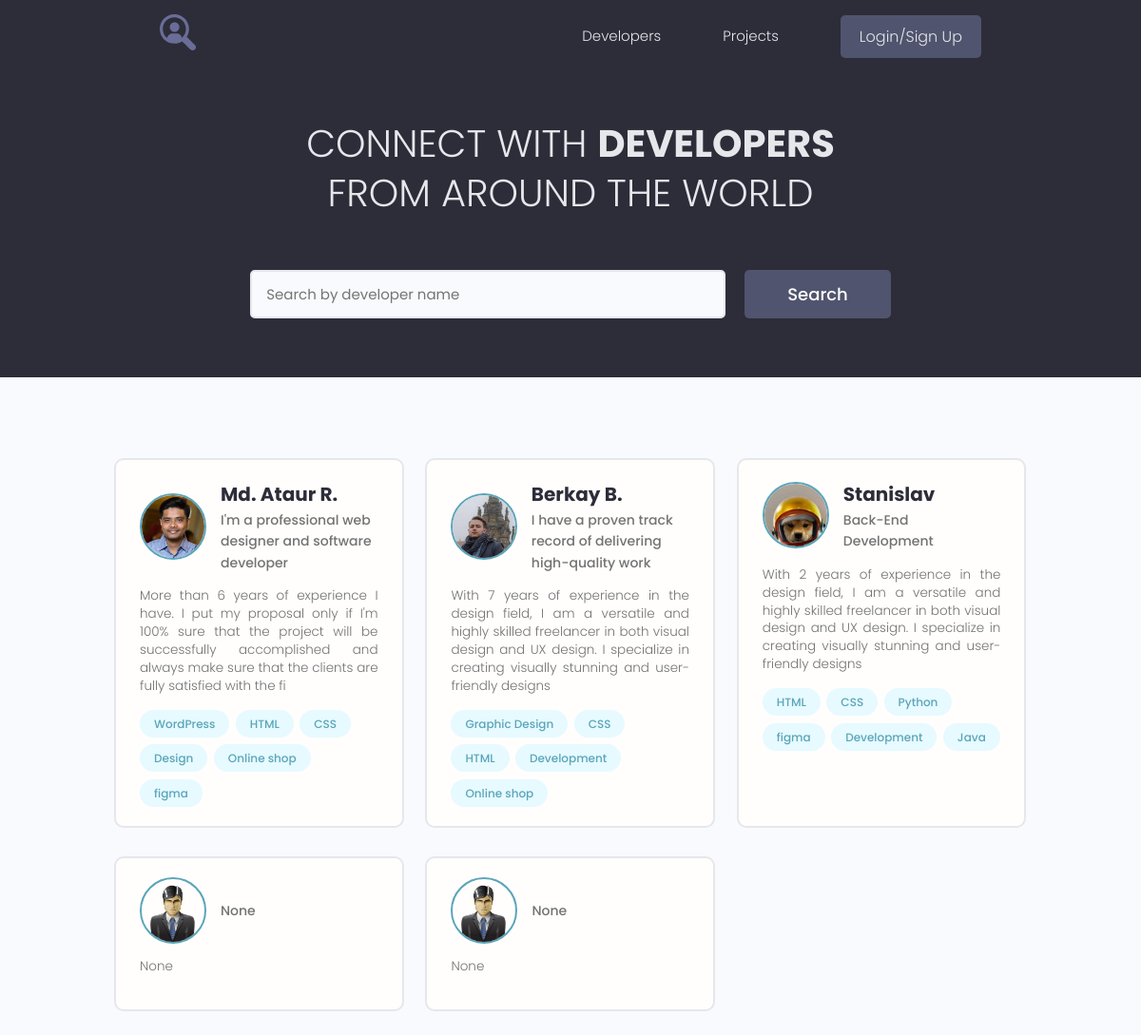
Before: / with the older database file.
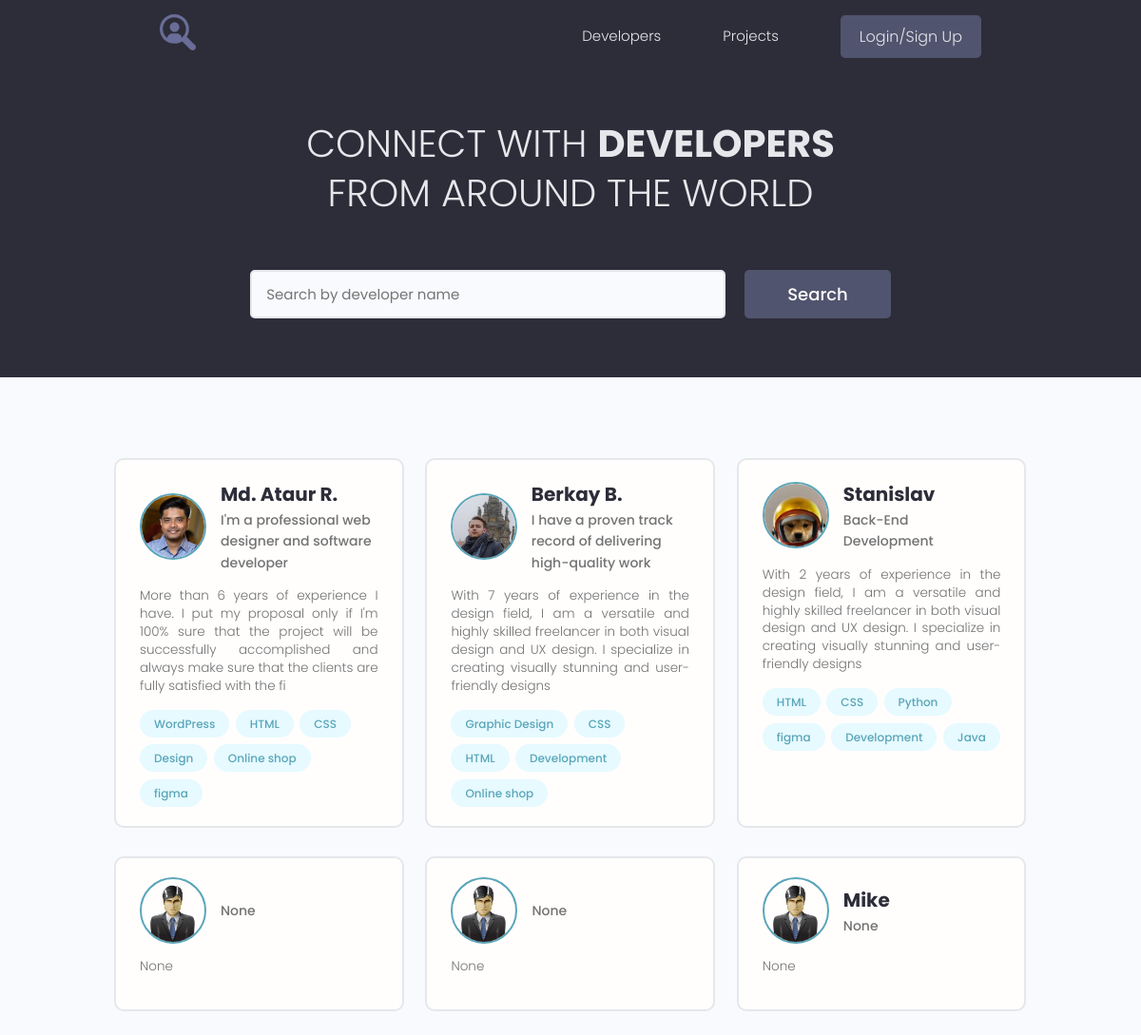
After: the same page with the newer database file.
### users/models.py (models this page shows, shortened)
class Profile(models.Model):
    user = models.OneToOneField(User, on_delete=models.CASCADE, null=True, blank=True)  # Один профиль пользователя может быть связан с одним зарегистрированным пользователем, у которого могут быть проекты и т.д. Что бы одна регистрационная учётка соответствовала одному профилю пользователя.
    name = models.CharField(max_length=200, blank=True, null=True)
    email = models.EmailField(max_length=500, blank=True, null=True)  # что бы у него проходила валидация от самого django
    username = models.CharField(max_length=200, blank=True, null=True)
    short_info = models.CharField(max_length=200, blank=True, null=True)  # краткое описание
    bio = models.TextField(blank=True, null=True)
    profile_image = models.ImageField(blank=True, null=True, upload_to='profiles/', default='profiles/user-default.png')
    social_github = models.CharField(max_length=200, blank=True, null=True)
    social_youtube = models.CharField(max_length=200, blank=True, null=True)
    social_website = models.CharField(max_length=200, blank=True, null=True)
    created = models.DateTimeField(auto_now_add=True)

class Skill(models.Model):
    owner = models.ForeignKey(Profile, on_delete=models.CASCADE, null=True, blank=True)  # Владелец скилов.
    name = models.CharField(max_length=200, blank=True, null=True)  # имя самого навыка
    description = models.TextField(blank=True, null=True)
    created = models.DateTimeField(auto_now_add=True)
    def __str__(self):
        return f'{self.name}'

### users/views.py (the view)
# urls.py: path('', views.profiles, name='profiles'),
def profiles(request):
    prof, search_query = search_profiles(request)  # будет возвращать кортеж с данными, распаковываем в две переменные
    context = {
        'profiles': prof,
        'search_query': search_query
    }
    return render(request, 'users/index.html', context)

### users/utils.py (called while the page is built)
def search_profiles(request):
    search_query = '' # Если пользователь ни чего не введет, то будет пустая строка. search_query - значение value в шаблоне.
    if request.GET.get('search_query'): # если пользователь что-то введет search_query, будет True.
        search_query = request.GET.get('search_query') # то что ввёл перезапишем
    skill = Skill.objects.filter(name__icontains=search_query)
    profiles = Profile.objects.distinct().filter(
        Q(name__icontains=search_query) |
        Q(short_info__icontains=search_query) |
        Q(skill__in=skill)
    ) # будем доставать из БД только те элементы которые имеют определенной значение. Q затем один элмент или другой. distinct() - исключить повторяющиеся элементы.
    return profiles, search_query

### users/templates/users/index.html (shortened to what this page needs)
{% extends 'projects/base.html' %}
{% block content %}
<main class="home">
    <section class="hero-section text-center">
        <div class="container container--narrow">
            <div class="hero-section__box">
                <h2>CONNECT WITH <span>DEVELOPERS</span></h2>
                <h2>FROM AROUND THE WORLD</h2>
            </div>
            <div class="hero-section__search">
                <form class="form" action="{% url 'profiles' %}" method="get">
                    <div class="form__field">
                        <input class="input input--text" id="formInput#search" type="text" name="search_query"
                               value="{{ search_query }}"
                               placeholder="Search by developer name"/>
                    </div>
                    <input class="btn btn--sub btn--lg" type="submit" value="Search"/>
                </form>
            </div>
        </div>
    </section>
    <section class="devlist">
        <div class="container">
            <div class="grid grid--three">
                {% for profile in profiles%}
                <div class="column card">
                    <div class="dev">
                        <a href="{% url 'user_profile' profile.id %}" class="card__body">
                            <div class="dev__profile">
                                <img class="avatar avatar--md" src="{{ profile.profile_image.url }}" alt="image"/>
                                <div class="dev__meta">
                                    <h3>{{ profile.name }}</h3>
                                    <h5>{{ profile.short_info|slice:'60' }}</h5>
                                </div>
                            </div>
                            <p class="dev__info">
                                {{ profile.bio|slice:'200' }}
                            </p>
                            <div class="dev__skills">
                                {% for skill in profile.skill_set.all|slice:'6' %}
                                <span class="tag tag--pill tag--main">
                    <small>{{ skill }}</small>
                  </span>
                                {% endfor %}
                            </div>
                        </a>
                    </div>
                </div>
                {% endfor %}
            </div>
        </div>
    </section>
</main>
{% endblock %}

### projects/templates/projects/base.html (shortened to what this page needs)
{% load static %}
<!Doctype html>
<html lang="en">
<head>
    <link rel="stylesheet" href="https://maxcdn.bootstrapcdn.com/font-awesome/4.5.0/css/font-awesome.min.css">
    <link rel="stylesheet" href="{% static 'uikit/styles/uikit.css' %}"/>
    <link rel="stylesheet" href="{% static 'styles/app.css' %}"/>
</head>
<body>
{% include 'projects/navbar.html' %}
{% block content %}{% endblock %}
</body>
</html>

### projects/templates/projects/navbar.html (shortened to what this page needs)
{% load static %}
<header class="header">
    <div class="container container--narrow">
        <a href="{% url 'profiles' %}" class="header__logo">
            <img src="{% static 'images/logo.svg' %}" alt="DevSearch Logo"/>
        </a>
        <nav class="header__nav">
            <ul class="header__menu">
                <li class="header__menuItem"><a href="{% url 'profiles' %}">Developers</a></li>
                <li class="header__menuItem"><a href="{% url 'projects' %}">Projects</a></li>
                {% if request.user.is_authenticated %}
                <li class="header__menuItem"><a href="{% url 'inbox' %}">Inbox</a></li>
                <li class="header__menuItem"><a href="{% url 'account' %}">Account</a></li>
                <li class="header__menuItem"><a href="{% url 'create_project' %}">Add Projects</a></li>
                <li class="header__menuItem"><a href="{% url 'logout' %}" class="btn btn--sub">Logout</a></li>
                {% else %}
                <li class="header__menuItem"><a href="{% url 'login' %}" class="btn btn--sub">Login/Sign Up</a></li>
                {% endif %}
            </ul>
        </nav>
    </div>
</header>

### projects/static/styles/app.css (style rules this page uses)
:root { --color-sub: #2d2d39; }
.btn--sub { background-color: var(--color-sub-light); }
.card { border: 2px solid var(--color-light); }
img { width: 100%; }
.header { position: sticky; z-index: 111; background-color: var(--color-sub); padding: 1.5rem 0; }
.header > .container { display: flex; justify-content: space-between; align-items: center; }
.header__logo > img { height: 3.8rem; }
.header__nav > ul { display: inline-flex; align-items: center; list-style: none; gap: 6.5rem; }
.header__menuItem > a { color: var(--color-light); font-weight: 300; }
.hero-section { height: 40vh; display: flex; align-items: center; background-color: var(--color-sub); }
.hero-section__box { margin-bottom: 4rem; }
.hero-section__box > h2, .hero-section__box > h2 > span { font-size: 4rem; color: var(--color-light); line-height: 1.3; text-transform: uppercase; }
.hero-section__box > h2 { font-weight: 300; }
.hero-section__box > h2 > span { font-weight: 700; }
.hero-section__search > .form { display: flex; align-items: center; justify-content: center; gap: 2rem; }
.hero-section__search > .form input.input--text { width: 50rem; }
.devlist { margin-top: 8rem; }
.devlist .grid { align-items: stretch; }
.devlist .dev .dev__profile { display: flex; align-items: center; gap: 1.5rem; }
.devlist .dev .dev__meta h3 { color: var(--color-sub); font-size: 2rem; font-weight: 700; }
.devlist .dev .dev__meta h5 { color: var(--color-text); font-size: 1.4rem; font-weight: 500; }
.devlist .dev .dev__info { margin: 1.5rem 0; font-size: 1.35rem; line-height: 1.4; text-align: justify; }

### projects/static/uikit/styles/modules/_variables.css (style rules this page uses)
:root { --color-main: #5aa5b9; --color-main-light: #e6faff; --color-sub: #3f4156; --color-sub-light: #51546e; --color-sub-lighter: #ededfd; --color-text: #737373; --color-gray: #8b8b8b; --color-light: #e5e7eb; --color-light-gray: #767676; --color-bg: #f8fafd; --color-white: #fffefd; --color-white-light: #f3f3f3; --color-success: #359e64; --color-success-bg: #def8e8; --color-error: #fc4b0b; --color-error-bg: #fff2ee; --font-base: 'Poppins', arial, helvetica, 'Segoe UI', roboto, ubuntu, sans-serif; --font-monospace: 'Fira Code', 'Courier New', courier, monospace; --font-regular: 300; --font-medium: 500; --font-bold: 700; --generic-shadow: 1px 1px 5px #00000010; --generic-transition: all 0.3s ease-in-out; }

### projects/static/uikit/styles/modules/_base.css (style rules this page uses)
* { margin: 0; padding: 0; box-sizing: border-box; text-rendering: optimizeLegibility; color: inherit; font-size: inherit; }
html { font-size: 50%; }
@media only screen and (min-width: 480px) { html { font-size: 56.25%; } }
@media only screen and (min-width: 1200px) { html { font-size: 62.5%; } }
body { line-height: 1.6; font-weight: 400; font-size: 1.5rem; color: var(--color-text); background-color: var(--color-bg); min-height: 100vh; }

### projects/static/uikit/styles/modules/_typography.css (style rules this page uses)
* { font-family: var(--font-base); }
h2 { font-size: 3.6rem; font-weight: var(--font-bold); }
h3 { font-size: 3.2rem; font-weight: var(--font-medium); }
h5 { font-size: 2.4rem; font-weight: var(--font-medium); }
h5, h6 { font-weight: var(--font-regular); }
p, span, strong { font-size: 1.6rem; color: var(--color-text); font-weight: var(--font-regular); }
a { padding-bottom: 2px; text-decoration: none; display: inline-block; color: var(--color-main); font-weight: var(--font-medium); }

### projects/static/uikit/styles/modules/_utilities.css (style rules this page uses)
.container { width: 92%; max-width: 165rem; margin: 0 auto; box-sizing: border-box; }
.container--narrow { width: 92%; max-width: 120rem; }
@media screen and (min-width: 1000px) { .container { width: 90%; } }
@media screen and (min-width: 1000px) { .container--narrow { width: 85%; } }
@media screen and (min-width: 1200px) { .container { width: 80%; } }
@media screen and (min-width: 1200px) { .container--narrow { width: 72%; } }
.text-center { text-align: center; }

### projects/static/uikit/styles/modules/_avatar.css (style rules this page uses)
.avatar { border-radius: 50%; border: 2px solid var(--color-main); object-fit: cover; }
.avatar--md { height: 7rem; width: 7rem; }

### projects/static/uikit/styles/modules/_button.css (style rules this page uses)
.btn { display: inline-block; position: relative; cursor: pointer; background-color: var(--color-light); font-weight: var(--font-medium); color: var(--color-sub); text-decoration: none; padding: 1rem 2rem; border-radius: 0.5rem; border: none; width: -webkit-fit-content; width: -moz-fit-content; width: fit-content; height: -webkit-fit-content; height: -moz-fit-content; height: fit-content; font-size: 1.6rem; outline-width: 0; outline-color: transparent; -webkit-backface-visibility: hidden; backface-visibility: hidden; transition: all 0.3s ease-in-out; }
.btn--sub { background-color: var(--color-sub); color: var(--color-white); }
.btn--lg { font-size: 1.8rem; padding: 1.2rem 4.5rem; }

Changed rows visible on the page:
added Profile: profile_image (placeholder picture), name "Mike", short_info "None", bio "None"
